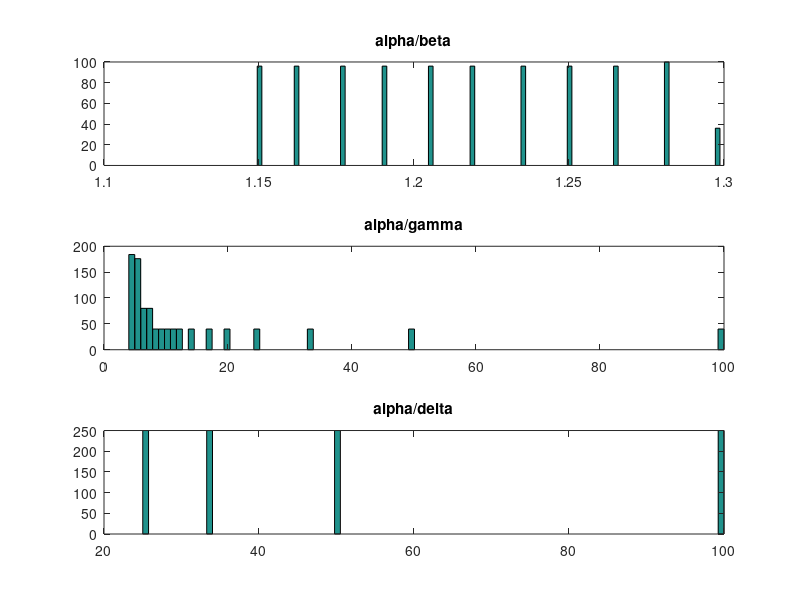
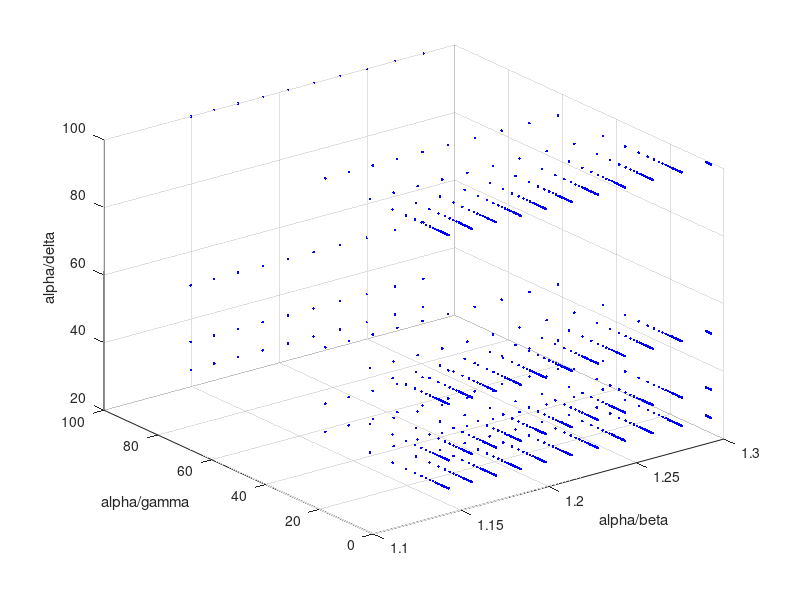

MATLAB code for these plots, in order:
best = fopen('best_values.txt','r');
data = fscanf(best,'%f %f %f',[3 Inf]);
data = data';

%Plot histogram of best values
figure();
subplot(3,1,1);
hist(data(:,1),100);
title('alpha/beta');

subplot(3,1,2);
hist(data(:,2),100);
title('alpha/gamma');

subplot(3,1,3);
hist(data(:,3),100);
title('alpha/delta');

%Plot all values against each other
figure();
plot3(data(:,1),data(:,2),data(:,3),'b.');
xlabel('alpha/beta');
ylabel('alpha/gamma');
zlabel('alpha/delta');
hold on;
grid('on');